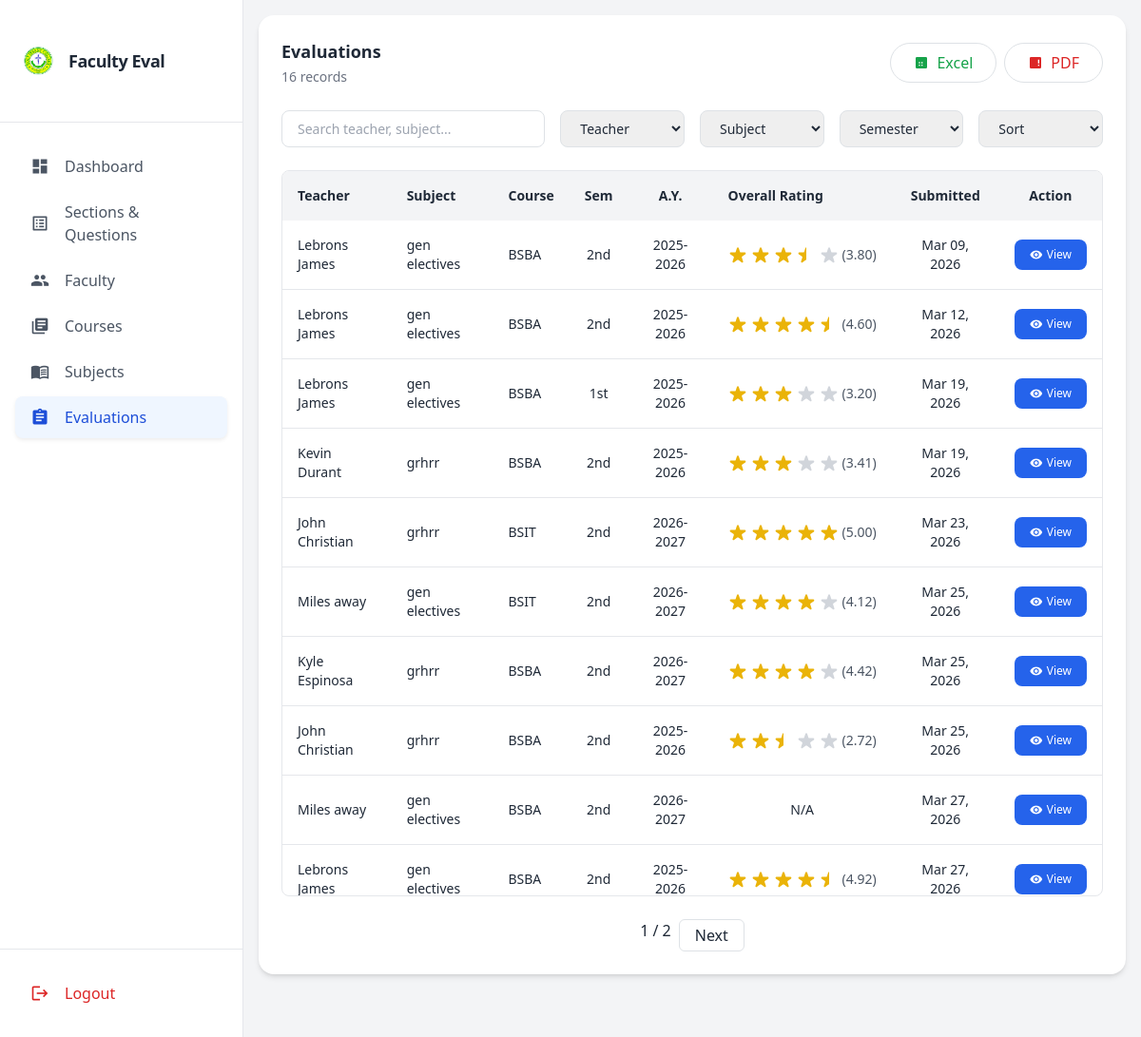
Screenshot of /evaluations-list/ (signed in) with the database file from the repository.
### evaluation/models.py (models this page shows, shortened)
class TeacherEvaluation(models.Model):
    teacher = models.ForeignKey(
        'Teacher',
        on_delete=models.CASCADE,
        related_name='evaluations'
    )
    student_id = models.CharField(max_length=50)  # Anonymous student identifier
    student_name = models.CharField(max_length=100, null=True,blank=True)  # Optional student name
    subject = models.ForeignKey(
        'Subject',
        on_delete=models.SET_NULL,
        null=True,
        blank=True
    )
    course = models.ForeignKey(
        'Course',
        on_delete=models.SET_NULL,
        null=True,
        blank=True
    )
    semester = models.CharField(max_length=20, blank=True)
    academic_year = models.CharField(max_length=20, blank=True)
    year_level = models.CharField(max_length=10, blank=True)
    submitted_at = models.DateTimeField(auto_now_add=True)
    overall_rating = models.FloatField(null=True, blank=True)
    commendable_features = models.TextField(blank=True, null=True)
    suggestions_improvement = models.TextField(blank=True, null=True)
    class Meta:
        unique_together = ('teacher', 'student_id', 'subject', 'semester', 'academic_year')
    @property
    def overall_computed_rating(self):
        ratings = []
        for item in self.items.all():
            try:
                ratings.append(float(item.rating))
            except (ValueError, TypeError):
                continue
        if ratings:
            return round(sum(ratings)/len(ratings), 2)
        return None

class Teacher(models.Model):
    first_name = models.CharField(max_length=50,null=True, blank=True)
    last_name = models.CharField(max_length=50,null=True, blank=True)
    course = models.ForeignKey(Course, on_delete=models.SET_NULL, null=True, blank=True)
    subject = models.ForeignKey(Subject, on_delete=models.SET_NULL, null=True, blank=True)
    semester = models.CharField(max_length=20)
    academic_year = models.CharField(max_length=20)

class Subject(models.Model):
    name = models.CharField(max_length=100)
    code = models.CharField(max_length=20, blank=True, null=True)

class Course(models.Model):
    name = models.CharField(max_length=100, unique=True)
    code = models.CharField(max_length=20, blank=True, null=True)

### evaluation/views.py (the view, shortened to what this page needs)
# urls.py: path('evaluations-list/', views.evaluations_list, name='evaluations_list'),
@login_required(login_url='admin_login')
def evaluations_list(request):
    qs = TeacherEvaluation.objects.select_related('teacher', 'subject', 'course')\
        .prefetch_related('items')
    teacher_id = request.GET.get('teacher')
    subject_id = request.GET.get('subject')
    semester = request.GET.get('semester')
    search = request.GET.get('search')
    sort = request.GET.get('sort')
    export = request.GET.get('export')
    if teacher_id:
        qs = qs.filter(teacher_id=teacher_id)
    if subject_id:
        qs = qs.filter(subject_id=subject_id)
    if semester:
        qs = qs.filter(semester=semester)
    for e in qs:
        if e.overall_rating:
            rating = e.overall_rating
            filled = int(rating)                    # full stars
            half = 1 if (rating - int(rating)) >= 0.5 else 0
            empty = 5 - filled - half
        else:
            filled = 0
            half = 0
            empty = 5
        e.filled_stars_list = range(filled)
        e.half_star_list = range(half)
        e.empty_stars_list = range(empty)
    if search:
        qs = qs.filter(
            Q(teacher__first_name__icontains=search) |
            Q(teacher__last_name__icontains=search) |
            Q(subject__name__icontains=search)
        )
    if sort == "date_desc":
        qs = qs.order_by('-submitted_at')
    elif sort == "date_asc":
        qs = qs.order_by('submitted_at')
    elif sort == "rating_desc":
        qs = sorted(qs, key=lambda e: (e.overall_computed_rating or 0), reverse=True)
    elif sort == "rating_asc":
        qs = sorted(qs, key=lambda e: (e.overall_computed_rating or 0))
    paginator = Paginator(qs, 10)
    page_obj = paginator.get_page(request.GET.get('page'))
    context = {
        'page_obj': page_obj,
        'teachers': Teacher.objects.all(),
        'subjects': Subject.objects.all(),
        'selected_teacher': teacher_id or '',
        'selected_subject': subject_id or '',
        'selected_semester': semester or '',
        'search': search or '',
        'sort': sort or '',
    }
    e.overall_rating = e.overall_computed_rating
    e.save()
    return render(request, 'admins/evaluations.html', context)

### templates/admins/evaluations.html (shortened to what this page needs)
{% extends 'admins/base.html' %}
{% block content %}
<div class="max-w-7xl mx-auto p-4 md:p-6 bg-white rounded-2xl shadow-md relative">
    <div class="flex flex-col sm:flex-row sm:justify-between sm:items-center gap-3 mb-4">
        <div>
            <h2 class="text-lg font-semibold text-gray-800">Evaluations</h2>
            <span class="text-sm text-gray-500">{{ page_obj.paginator.count }} records</span>
        </div>
        <div class="flex items-center gap-2 justify-start sm:justify-end">
            <div class="hidden sm:flex gap-2">
                <a id="exportExcel"
                class="flex items-center cursor-pointer gap-2 bg-white border border-green-600 text-green-600 px-4 py-2 rounded-full font-medium hover:bg-green-50 hover:shadow transition duration-200">
                    <svg xmlns="http://www.w3.org/2000/svg" class="h-4 w-4" fill="currentColor" viewBox="0 0 24 24">
                        <path d="M19 3H5a2 2 0 00-2 2v14a2 2 0 002 2h14a2 2 0 002-2V5a2 2 0 00-2-2zm-9 14H8v-2h2v2zm0-4H8v-2h2v2zm4 4h-2v-2h2v2zm0-4h-2v-2h2v2z"/>
                    </svg>
                    Excel
                </a>
                <a id="exportPDF"
                class="flex items-center cursor-pointer gap-2 bg-white border border-red-600 text-red-600 px-4 py-2 rounded-full font-medium hover:bg-red-50 hover:shadow transition duration-200">
                    <svg xmlns="http://www.w3.org/2000/svg" class="h-4 w-4" fill="currentColor" viewBox="0 0 24 24">
                        <path d="M19 3H5a2 2 0 00-2 2v14a2 2 0 002 2h14a2 2 0 002-2V5a2 2 0 00-2-2zm-1 14h-2v-2h2v2zm0-4h-2V7h2v6z"/>
                    </svg>
                    PDF
                </a>
            </div>
        </div>
    </div>
    <div class="grid md:grid-cols-6 gap-3 mb-4">
        <input type="text" id="searchInput" placeholder="Search teacher, subject..."
            class="col-span-2 border rounded-lg px-3 py-2 text-sm">
        <select class="filter border rounded-lg px-3 py-2 text-sm" name="teacher">
            <option value="">Teacher</option>
        </select>
        <select class="filter border rounded-lg px-3 py-2 text-sm" name="subject">
            <option value="">Subject</option>
        </select>
        <select class="filter border rounded-lg px-3 py-2 text-sm" name="semester">
            <option value="">Semester</option>
        </select>
        <select id="sortSelect" class="border rounded-lg px-3 py-2 text-sm">
            <option value="">Sort</option>
        </select>
    </div>
    <div id="evaluationContent">
        <div class="relative overflow-auto md:border rounded-lg max-h-[70vh]">
            <table class="min-w-full text-sm">
                <thead class="bg-gray-100 sticky top-0">
                    <tr>
                        <th class="p-3 text-left">Teacher</th>
                        <th class="p-3">Subject</th>
                        <th class="p-3">Course</th>
                        <th class="p-3 text-center">Sem</th>
                        <th class="p-3 text-center">A.Y.</th>
                        <th class="p-3 text-left">Overall Rating</th>
                        <th class="p-3 text-center">Submitted</th>
                        <th class="p-3 text-center">Action</th>
                    </tr>
                </thead>
                <tbody id="tableBody">
                    {% for eval in page_obj %}
                    <tr class="border-b">
                        <td class="p-3">{{ eval.teacher.first_name }} {{ eval.teacher.last_name }}</td>
                        <td class="p-3">{{ eval.subject.name }}</td>
                        <td class="p-3">{{ eval.course.name }}</td>
                        <td class="p-3 text-center">{{ eval.semester }}</td>
                        <td class="p-3 text-center">{{ eval.academic_year }}</td>
                            <td class="p-3 text-center">
                            {% if eval.overall_rating %}
                                <div class="flex items-center justify-center space-x-1">
                                    {% for _ in eval.half_star_list %}
                                        <svg class="w-5 h-5 text-yellow-500" viewBox="0 0 20 20">
                                            <defs>
                                                <linearGradient id="halfGrad{{ forloop.counter }}">
                                                    <stop offset="50%" stop-color="currentColor"/>
                                                    <stop offset="50%" stop-color="transparent"/>
                                                </linearGradient>
                                            </defs>
                                            <path fill="url(#halfGrad{{ forloop.counter }})" d="M9.049 2.927c.3-.921 1.603-.921 1.902 0l1.286 3.963a1 1 0 00.95.69h4.165c.969 0 1.371 1.24.588 1.81l-3.37 2.448a1 1 0 00-.364 1.118l1.287 3.964c.3.921-.755 1.688-1.54 1.118l-3.37-2.448a1 1 0 00-1.176 0l-3.37 2.448c-.784.57-1.838-.197-1.539-1.118l1.287-3.964a1 1 0 00-.364-1.118L2.036 9.39c-.783-.57-.38-1.81.588-1.81h4.165a1 1 0 00.95-.69l1.286-3.963z"/>
                                        </svg>
                                    {% endfor %}
                                    <span class="ml-2 text-sm text-gray-600">({{ eval.overall_rating|floatformat:2 }})</span>
                                </div>
                            {% else %}
                                N/A
                            {% endif %}
                        </td>
                        <td class="p-3 text-center">{{ eval.submitted_at|date:"M d, Y" }}</td>
                        <td class="p-3 text-center">
                            <a href="{% url 'evaluation_detail' eval.id %}"
                            class="inline-flex items-center gap-1 bg-blue-600 hover:bg-blue-700 text-white px-3 py-1.5 rounded-lg text-xs">
                                <span class="material-icons text-sm">visibility</span>
                                View
                            </a>
                        </td>
                    </tr>
                    {% empty %}
                    <tr>
                        <td colspan="7" class="p-6 text-center text-gray-500">No evaluations found.</td>
                    </tr>
                    {% endfor %}
                </tbody>
            </table>
        </div>
        <div class="mt-4 flex justify-center gap-2" id="pagination">
            <span>{{ page_obj.number }} / {{ page_obj.paginator.num_pages }}</span>
            {% if page_obj.has_next %}
            <a href="?page={{ page_obj.next_page_number }}" class="pagination-link px-3 py-1 border rounded">Next</a>
            {% endif %}
        </div>
    </div>
</div>
{% endblock %}

### rows the page displays
TeacherEvaluation: teacher.first_name "Lebrons", teacher.last_name "James", subject.name "gen electives", course.name "BSBA", semester "2nd", academic_year "2025-2026", overall_rating "3.80", submitted_at "Mar 09, 2026"
TeacherEvaluation: teacher.first_name "Lebrons", teacher.last_name "James", subject.name "gen electives", course.name "BSBA", semester "2nd", academic_year "2025-2026", overall_rating "4.60", submitted_at "Mar 12, 2026"
TeacherEvaluation: teacher.first_name "Lebrons", teacher.last_name "James", subject.name "gen electives", course.name "BSBA", semester "1st", academic_year "2025-2026", overall_rating "3.20", submitted_at "Mar 19, 2026"
TeacherEvaluation: teacher.first_name "Kevin", teacher.last_name "Durant", subject.name "grhrr", course.name "BSBA", semester "2nd", academic_year "2025-2026", overall_rating "3.41", submitted_at "Mar 19, 2026"
TeacherEvaluation: teacher.first_name "John", teacher.last_name "Christian", subject.name "grhrr", course.name "BSIT", semester "2nd", academic_year "2026-2027", overall_rating "5.00", submitted_at "Mar 23, 2026"
TeacherEvaluation: teacher.first_name "Miles", teacher.last_name "away", subject.name "gen electives", course.name "BSIT", semester "2nd", academic_year "2026-2027", overall_rating "4.12", submitted_at "Mar 25, 2026"
TeacherEvaluation: teacher.first_name "Kyle", teacher.last_name "Espinosa", subject.name "grhrr", course.name "BSBA", semester "2nd", academic_year "2026-2027", overall_rating "4.42", submitted_at "Mar 25, 2026"
TeacherEvaluation: teacher.first_name "John", teacher.last_name "Christian", subject.name "grhrr", course.name "BSBA", semester "2nd", academic_year "2025-2026", overall_rating "2.72", submitted_at "Mar 25, 2026"
TeacherEvaluation: teacher.first_name "Miles", teacher.last_name "away", subject.name "gen electives", course.name "BSBA", semester "2nd", academic_year "2026-2027", shows "N/A", submitted_at "Mar 27, 2026"
TeacherEvaluation: teacher.first_name "Lebrons", teacher.last_name "James", subject.name "gen electives", course.name "BSBA", semester "2nd", academic_year "2025-2026", overall_rating "4.92", submitted_at "Mar 27, 2026"

### other values shown
{{ page_obj.paginator.count }} "16"
{{ page_obj.number }} "1"
{{ page_obj.paginator.num_pages }} "2"
